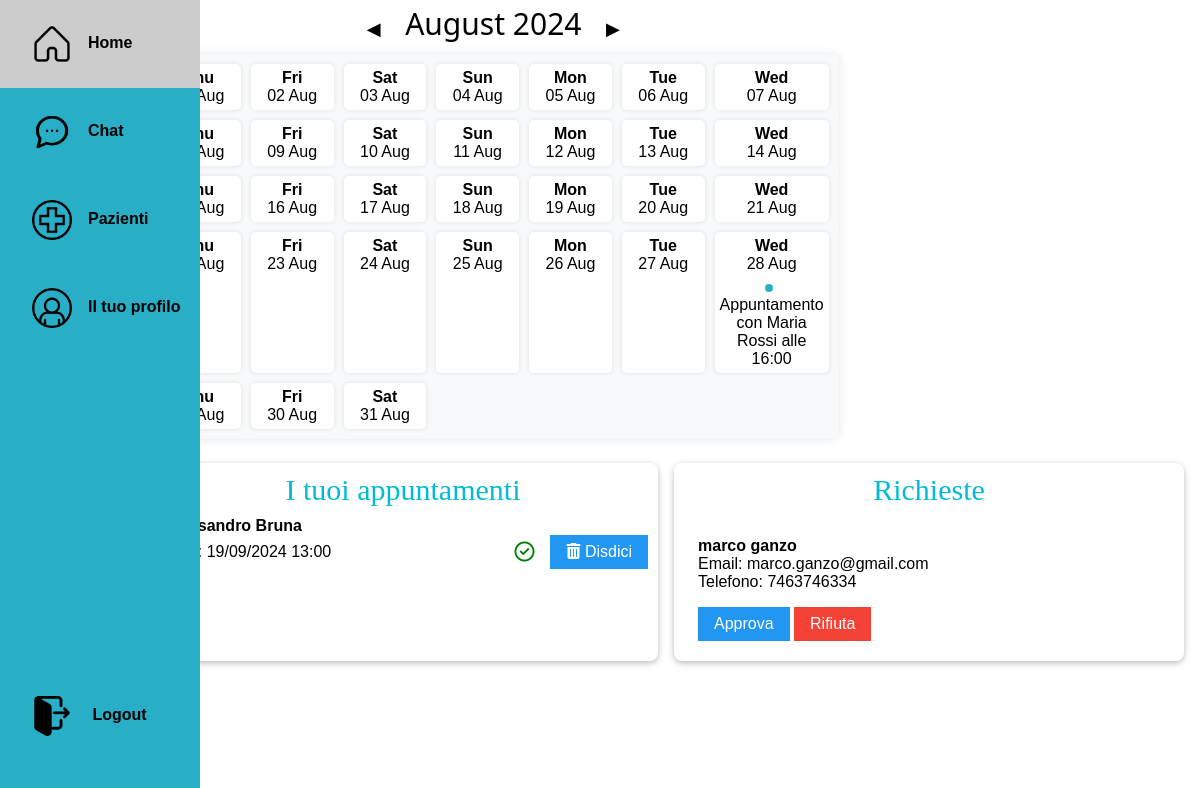
Screenshot of /home/?month=-1 (signed in) with the database file from the repository.
### myapp/models.py (models this page shows, shortened)
class Appuntamento(models.Model):
    Dottore = models.ForeignKey(Utente, related_name='dott_app', null=True, on_delete=models.CASCADE)
    Paziente = models.ForeignKey(Utente, related_name='paz_app', null=True, on_delete=models.CASCADE)
    stato=models.IntegerField(default=0)
    data_ora=models.DateTimeField()

class Utente(AbstractUser):
    cf = models.CharField(max_length=16, blank=True)
    nome = models.CharField(max_length=30, blank=True)
    cognome = models.CharField(max_length=30, blank=True)
    provincia = models.CharField(max_length=2, blank=True)
    telefono = models.CharField(max_length=10)
    email = models.EmailField(max_length=100, blank=True)
    genere = models.CharField(max_length=1, choices=[('M', 'Maschio'), ('F', 'Femmina')])
    data_nascita = models.DateField()
    foto_profilo = models.ImageField(upload_to='images/', default='images/avatar-default.png')
    tipo_utente = models.BooleanField(default=False)  # tipo = 1 => dottore, tipo = 0 => paziente
    objects = CustomUserManager()

### myapp/views.py (the view, shortened to what this page needs)
# urls.py: 2. Add a URL to urlpatterns:  path('', views.home, name='home')
@login_required(login_url='login')
def home(request):
    context = graph_data(request, request.user.id)
    calendario_context = calendario(request)
    context.update(calendario_context)
    user = request.user
    context['user'] = user
    today = timezone.now()
    if user.tipo_utente:  # Se l'utente è un dottore
        cura = Cura.objects.filter(idDottore=user.id, statoRichiesta=2)
        pending = Utente.objects.filter(id__in=cura.values_list("idPaziente", flat=True))
        context['reqPending'] = [{'utente': utente, 'cura_id': cura_obj.id} for utente, cura_obj in zip(pending, cura)]
        appuntamenti = Appuntamento.objects.filter(Dottore=user.id, data_ora__gte=today).select_related('Paziente')
        pazienti = Utente.objects.filter(id__in=appuntamenti.values_list("Paziente_id", flat=True))
        appointments_by_patient = defaultdict(list)
        for appuntamento in appuntamenti:
            appointments_by_patient[appuntamento.Paziente_id].append(appuntamento)
        appointmentRequests = [{'utente': paziente, 'appuntamenti': appointments_by_patient[paziente.id]} for paziente in pazienti]
        context['appointmentRequests'] = appointmentRequests
    return render(request, 'home.html', context)

### myapp/views.py (called while the page is built)
@login_required(login_url='login')
def graph_data(request, idUtente):
    if request.user.tipo_utente is True:
        pesi = Pesata.objects.filter(idPaziente=idUtente, idDottore=request.user).order_by('DataInserimentoPeso')
    else:
        pesi = Pesata.objects.filter(idPaziente=idUtente).order_by('DataInserimentoPeso')
    date_pesi = [peso.DataInserimentoPeso.strftime('%Y-%m-%d') for peso in pesi]
    valori_pesi = [peso.Peso for peso in pesi]
    context = {
        'date_pesi': json.dumps(date_pesi),
        'valori_pesi': json.dumps(valori_pesi),
    }
    return context

### myapp/templates/home.html (shortened to what this page needs)
{% extends 'base.html' %}
{% load static %}
{% block content %}
<link rel="stylesheet" href="{% static 'css/appointment.css' %}">
<link rel="stylesheet" href="{% static 'css/modals.css' %}">
<div class="flex-container w3-margin-left w3-margin-right">
   <div class="w3-center w3-round-large w3-white w3-twothird">
      <div style="text-align: center; margin-bottom: 10px;">
         <a href="?month={{ month_offset|add:" -1" }}"
            style="display: inline; text-decoration: none; color: black; font-size: 18px; margin-right: 20px;">&#9664;</a>
         <h2 style="display: inline; margin: 0;">{{ first_day_of_month|date:"F Y" }}</h2>
         <a href="?month={{ month_offset|add:" 1" }}"
            style="display: inline; text-decoration: none; color: black; font-size: 18px; margin-left: 20px;">&#9654;</a>
      </div>
      <div id="mini-calendar"
         style="display: grid; grid-template-columns: repeat(7, 1fr); gap: 10px; padding: 10px; background-color: #f8f9fa; border-radius: 5px; box-shadow: 0 0 10px rgba(0,0,0,0.1);">
         {% for day in days_range %}
         <div style="text-align: center; padding: 5px; background-color: #fff; border-radius: 5px; box-shadow: 0 0 5px rgba(0,0,0,0.1);">
            <strong>{{ day|date:"D" }}</strong><br>
            {{ day|date:"d M" }}
            <div>
               {% for app in appuntamenti_calendario %}
               {% if app.data_ora.date == day %}
               {% if user.tipo_utente is False %}
               <span class="dot"></span> Appuntamento con {{ app.Dottore.nome }} {{ app.Dottore.cognome }} alle
               {{ app.data_ora|date:"H:i" }}
               {% elif user.tipo_utente is True %}
               <div class="w3-text-black w3-strong" style=" margin-top: 5px;">
                  <span class="dot"></span> Appuntamento con {{ app.Paziente.nome }} {{ app.Paziente.cognome }} alle
               {{ app.data_ora|date:"H:i" }}
               </div>
               {% endif %}
               {% endif %}
               {% endfor %}
            </div>
         </div>
         {% endfor %}
      </div>
   </div>
</div>
<div class="flex-container w3-padding w3-margin-top">
   <div class="flex-item w3-half w3-card-2 w3-round-large w3-margin-right">
      <h2 class="w3-text-cyan w3-cursive w3-center">I tuoi appuntamenti</h2>
      {% if user.tipo_utente is True %}
      <div class="scrollable-container">
         {% for appointment in appointmentRequests %}
         <div class="appointment-item w3-margin-left w3-margin-bottom">
            {% for appuntamento in appointment.appuntamenti %}
            <div class="appointment-details">
               <strong>{{ appointment.utente.nome }} {{ appointment.utente.cognome }}</strong>
               <div class="appointment-entry">
                  <span class="appointment-info">
                     Data: {{ appuntamento.data_ora|date:"d/m/Y H:i" }}
                  </span>
                  {% if appuntamento.stato == 0 %}
                  <div class="button-container">
                     <a href="{% url 'accetta_appuntamento' appuntamento.id %}" class="w3-button w3-blue">Approva</a>
                     <a href="{% url 'rifiuta_appuntamento' appuntamento.id %}" class="w3-button w3-red">Rifiuta</a>
                  </div>
                  {% elif appuntamento.stato == 1 %}
                  <i class='far fa-check-circle' style='font-size:20px;color:green;' aria-hidden="true"></i>
                  {% with date=appuntamento.data_ora|date:"d/m/Y" time=appuntamento.data_ora|time:"H:i" %}
                  <a href="{% url 'elimina_appuntamento' appuntamento.id %}" class="w3-button w3-blue w3-margin-left"
                     onclick="return confirm('Sei sicuro di voler disdire l\'appuntamento con {{ appointment.utente.nome }} {{ appointment.utente.cognome }} il {{ date }} alle {{ time }}?');">
                     <i class="fas fa-trash-alt" aria-hidden="true"></i> Disdici
                  </a>
                  {% endwith %}
                  {% elif appuntamento.stato == -1 %}
                  <span class="status">Disdetto</span>
                  {% endif %}
               </div>
            </div>
            {% endfor %}
         </div>
         {%empty%}
         <p class="w3-center w3-text-black w3-margin-bottom"><strong>Non hai ancora appuntamenti.</strong></p>
         {% endfor %}
      </div>
      {% endif %}
   </div>
   <div class="flex-item w3-half w3-white w3-card-2 w3-round-large">
      <h2 class="w3-text-cyan w3-cursive w3-center">Richieste</h2>
      <ul class="w3-ul w3-padding-small">
         {% if reqPending %}
         {% for req in reqPending %}
         <li class="w3-padding-16">
            <strong>{{ req.utente.nome }} {{ req.utente.cognome }}</strong>
            <br>Email: {{ req.utente.email }}
            <br>Telefono: {{ req.utente.telefono }}
            <br>
            {% if user.tipo_utente is True %}
            <a href="{% url 'accetta_richiesta' req.cura_id %}" class="w3-button w3-blue w3-margin-top">Approva</a>
            <a href="{% url 'rifiuta_richiesta' req.cura_id %}" class="w3-button w3-red w3-margin-top"  onclick="return confirmRifiuta('{{ req.utente.nome }}', '{{ req.utente.cognome }}');">Rifiuta</a>
            {% endif %}
         </li>
         {% endfor %}
         {% else %}
         <p class="w3-center w3-text-black w3-margin-bottom"><strong>Non hai richieste in sospeso.</strong></p>
         {% endif %}
      </ul>
   </div>
</div>
{% endblock %}

### static/css/styles.css (style rules this page uses)
html { box-sizing: border-box }
*, *:before, *:after { box-sizing: inherit }
html { -ms-text-size-adjust: 100%; -webkit-text-size-adjust: 100% }
a { background-color: transparent }
b, strong { font-weight: bolder }
html, body { font-family: Arial, sans-serif; margin: 0; padding: 0; display: flex; margin: 0; height: 100%; width: 100%; }
html { overflow-x: hidden }
h2 { font-size: 30px }
.w3-cursive { font-family: cursive }
h1, h2, h3, h4, h5, h6 { font-family: "Segoe UI", Arial, sans-serif; font-weight: 400; margin: 10px 0 }
a { color: inherit }
.w3-btn, .w3-button { border: none; display: inline-block; padding: 8px 16px; vertical-align: middle; overflow: hidden; text-decoration: none; color: inherit; background-color: inherit; text-align: center; cursor: pointer; white-space: nowrap }
.w3-btn, .w3-button { -webkit-touch-callout: none; -webkit-user-select: none; -khtml-user-select: none; -moz-user-select: none; -ms-user-select: none; user-select: none }
.w3-ul { list-style-type: none; padding: 0; margin: 0 }
.w3-ul li { padding: 8px 16px; border-bottom: 1px solid #ddd }
.w3-ul li:last-child { border-bottom: none }
.w3-col, .w3-half, .w3-third, .w3-twothird, .w3-threequarter, .w3-quarter { float: left; width: 100% }
@media (min-width:601px) { .w3-col.m6, .w3-half { width: 49.99999% } }
@media (min-width:601px) { .w3-col.m8, .w3-twothird { width: 66.66666% } }
.w3-round-large { border-radius: 8px }
.w3-card, .w3-card-2 { box-shadow: 0 2px 5px 0 rgba(0, 0, 0, 0.16), 0 2px 10px 0 rgba(0, 0, 0, 0.12) }
.w3-center { text-align: center !important }
.w3-margin-top { margin-top: 16px !important }
.w3-margin-bottom { margin-bottom: 16px !important }
.w3-margin-left { margin-left: 16px !important }
.w3-margin-right { margin-right: 16px !important }
.w3-padding-small { padding: 4px 8px !important }
.w3-padding { padding: 8px 16px !important; padding-top:0; }
.w3-padding-16 { padding-top: 16px !important; padding-bottom: 16px !important }
.w3-blue, .w3-hover-blue:hover { color: #fff !important; background-color: #2196F3 !important }
.w3-red, .w3-hover-red:hover { color: #fff !important; background-color: #f44336 !important }
.w3-white, .w3-hover-white:hover { color: #000 !important; background-color: #fff !important }
.w3-text-cyan, .w3-hover-text-cyan:hover { color: #00bcd4 !important }
.w3-text-black, .w3-hover-text-black:hover { color: #000 !important }
.flex-container { display: flex; justify-content: space-between; }
.scrollable-container { max-height: 300px; overflow-y: auto; padding-right: 10px; }

### static/css/appointment.css (style rules this page uses)
.scrollable-container { max-height: 300px; overflow-y: auto; padding-right: 10px; }
.appointment-item { border-bottom: none; margin-bottom: 0px; }
.scrollable-container { padding-right: 10px; max-height: 300px; overflow-y: auto; }
.appointment-entry { display: flex; align-items: center; justify-content: space-between; border-bottom: none; }
.appointment-info { flex: 1; }
.appointment-details { padding-bottom: 10px; margin-bottom: 5px; }

### myapp/templates/home.html (style rules this page uses)
.dot { height: 8px; width: 8px; background-color: #28afc7; border-radius: 50%; display: inline-block; margin-right: 5px; }

### rows the page displays
Appuntamento: Paziente.nome "Maria", Paziente.cognome "Rossi", data_ora "16:00"
Utente: utente.nome "Alessandro", utente.cognome "Bruna"
Appuntamento: data_ora "19/09/2024 13:00"
Utente: utente.nome "marco", utente.cognome "ganzo", utente.email "marco.ganzo@gmail.com", utente.telefono "7463746334"

### other values shown
{{ first_day_of_month|date:"F Y" }} "August 2024"
{{ day|date:"D" }} "Fri" "Sat" "Sun" "Mon" "Tue" "Wed" "Fri" "Sat" "Sun" "Mon" "Tue" "Wed" "Fri" "Sat" "Sun" "Mon" "Tue" "Wed" "Fri" "Sat" "Sun" "Mon" "Tue" "Wed" "Fri" "Sat"
{{ day|date:"d M" }} "02 Aug" "03 Aug" "04 Aug" "05 Aug" "06 Aug" "07 Aug" "09 Aug" "10 Aug" "11 Aug" "12 Aug" "13 Aug" "14 Aug" "16 Aug" "17 Aug" "18 Aug" "19 Aug" "20 Aug" "21 Aug" "23 Aug" "24 Aug" "25 Aug" "26 Aug" "27 Aug" "28 Aug" "30 Aug" "31 Aug"
